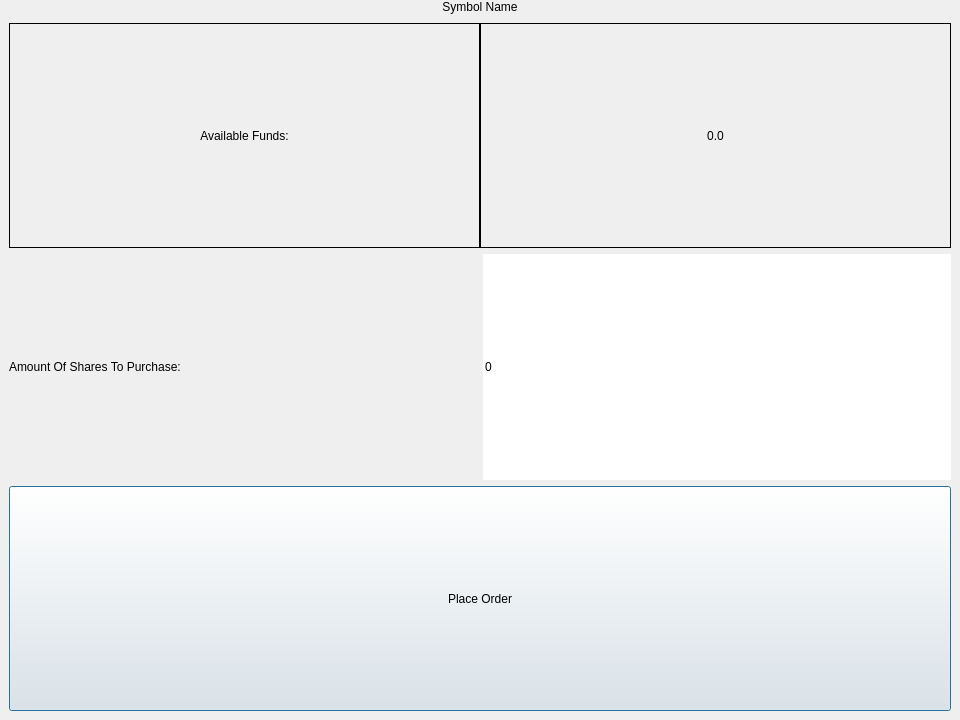
<?xml version="1.0" encoding="UTF-8"?>
<ui version="4.0">
 <class>TradeHandler</class>
 <widget class="QDialog" name="TradeHandler">
  <property name="geometry">
   <rect>
    <x>0</x>
    <y>0</y>
    <width>960</width>
    <height>720</height>
   </rect>
  </property>
  <property name="windowTitle">
   <string>Dialog</string>
  </property>
  <layout class="QVBoxLayout" name="verticalLayout">
   <property name="spacing">
    <number>0</number>
   </property>
   <property name="leftMargin">
    <number>0</number>
   </property>
   <property name="topMargin">
    <number>0</number>
   </property>
   <property name="rightMargin">
    <number>0</number>
   </property>
   <property name="bottomMargin">
    <number>0</number>
   </property>
   <item>
    <widget class="QLabel" name="symbolNameLabel">
     <property name="text">
      <string>Symbol Name</string>
     </property>
     <property name="alignment">
      <set>Qt::AlignCenter</set>
     </property>
    </widget>
   </item>
   <item>
    <widget class="QStackedWidget" name="stackedWidget">
     <widget class="QWidget" name="buyPage">
      <layout class="QVBoxLayout" name="verticalLayout_2">
       <item>
        <layout class="QHBoxLayout" name="availableFundsHorizontalLayout">
         <property name="spacing">
          <number>0</number>
         </property>
         <item>
          <widget class="QLabel" name="staticAvailableFundsLabel">
           <property name="frameShape">
            <enum>QFrame::Box</enum>
           </property>
           <property name="text">
            <string>Available Funds:</string>
           </property>
           <property name="alignment">
            <set>Qt::AlignCenter</set>
           </property>
          </widget>
         </item>
         <item>
          <widget class="QLabel" name="dynamicAvailableFundsLabel">
           <property name="frameShape">
            <enum>QFrame::Box</enum>
           </property>
           <property name="text">
            <string>0.0</string>
           </property>
           <property name="alignment">
            <set>Qt::AlignCenter</set>
           </property>
          </widget>
         </item>
        </layout>
       </item>
       <item>
        <layout class="QHBoxLayout" name="horizontalLayout">
         <item>
          <widget class="QLabel" name="amountOfSharesToPurchaseLabel">
           <property name="text">
            <string>Amount Of Shares To Purchase:</string>
           </property>
          </widget>
         </item>
         <item>
          <widget class="QSpinBox" name="amountOfSharesToPurchaseSpinBox">
           <property name="sizePolicy">
            <sizepolicy hsizetype="Preferred" vsizetype="Preferred">
             <horstretch>0</horstretch>
             <verstretch>0</verstretch>
            </sizepolicy>
           </property>
           <property name="frame">
            <bool>false</bool>
           </property>
           <property name="buttonSymbols">
            <enum>QAbstractSpinBox::NoButtons</enum>
           </property>
           <property name="maximum">
            <number>10000</number>
           </property>
          </widget>
         </item>
        </layout>
       </item>
       <item>
        <widget class="QPushButton" name="buyButton">
         <property name="sizePolicy">
          <sizepolicy hsizetype="Preferred" vsizetype="Preferred">
           <horstretch>0</horstretch>
           <verstretch>0</verstretch>
          </sizepolicy>
         </property>
         <property name="text">
          <string>Place Order</string>
         </property>
        </widget>
       </item>
      </layout>
     </widget>
     <widget class="QWidget" name="sellPage">
      <widget class="QPushButton" name="sellButton">
       <property name="geometry">
        <rect>
         <x>440</x>
         <y>540</y>
         <width>93</width>
         <height>28</height>
        </rect>
       </property>
       <property name="text">
        <string>sell</string>
       </property>
      </widget>
     </widget>
    </widget>
   </item>
  </layout>
 </widget>
 <resources/>
 <connections/>
</ui>
